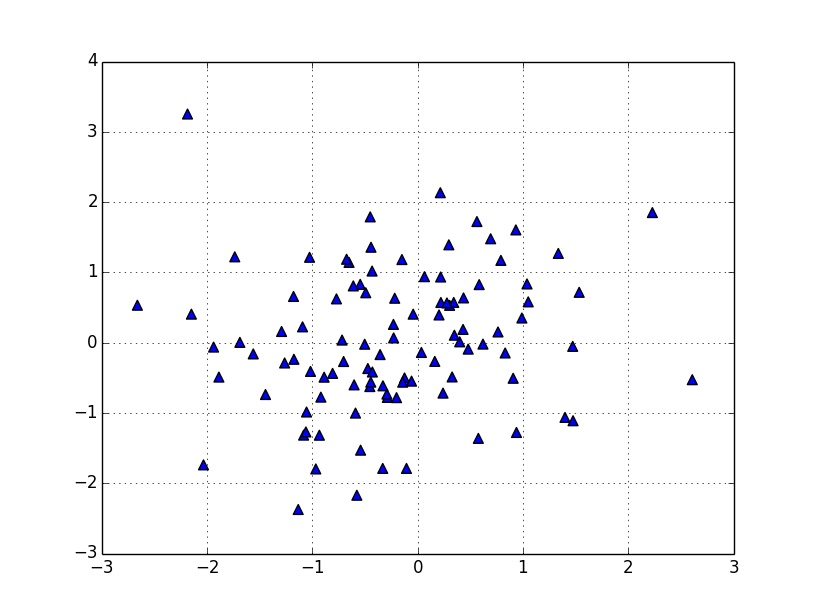

This figure's Python source:
# -*- coding: utf-8 -*-
import numpy as np
import matplotlib.pyplot as plt

def main():
    # 乱数を100個生成(x, y)
    x = np.random.randn(100)
    y = np.random.randn(100)
    # 散布図
    plt.scatter(x, y, marker='^', s=50)
    # 表示
    plt.grid()
    plt.show()

if __name__ == '__main__':
    main()
